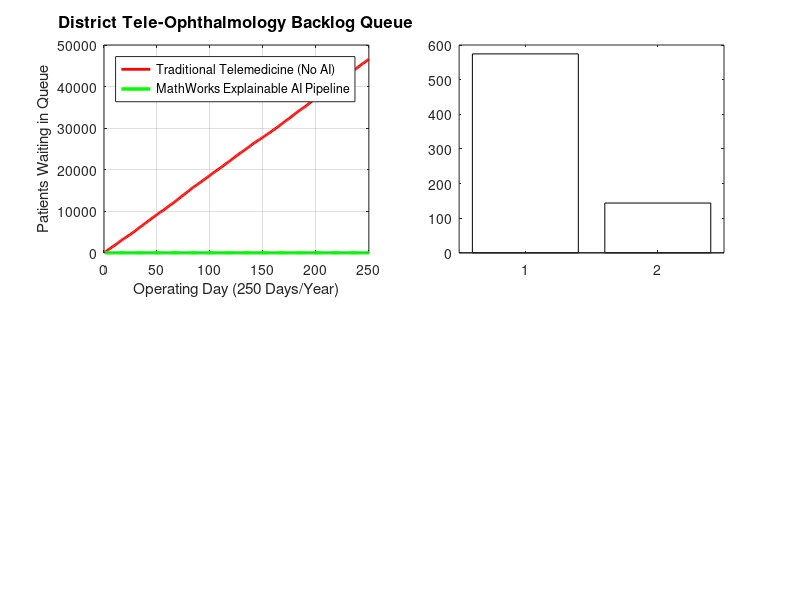

Here is the MATLAB script that generated this plot: (Note: this script raises an error after producing the figure.)
function [simResults] = simulate_telemedicine_workflow(numDays, annualTarget, numPHCs, numDoctors)
% SIMULATE_TELEMEDICINE_WORKFLOW Models district-level rural DR screening in Simulink/MATLAB.
%
% Models:
%   - 100,000+ diabetic patient screening pipeline over 250 operational days
%   - Image acquisition rates at Primary Health Centres (PHCs) & Mobile Vans
%   - Edge Image Quality Assessment (IQA) & recapture feedback loop
%   - Rural network bandwidth constraints (256 kbps - 2 Mbps variable link)
%   - Edge AI triage (filtering Normal/Grade 0 locally, saving >75% bandwidth)
%   - Central ophthalmologist review capacity (30s Explainable AI vs 210s Manual)
%   - Backlog queue length, time-to-diagnosis, and cost per patient
%
% MathWorks Toolboxes: Simulink, Statistics and Machine Learning Toolbox
% Reference: MathWorks SIH26038 Optimization of Healthcare Resources

    if nargin < 1 || isempty(numDays), numDays = 250; end
    if nargin < 2 || isempty(annualTarget), annualTarget = 100000; end
    if nargin < 3 || isempty(numPHCs), numPHCs = 25; end
    if nargin < 4 || isempty(numDoctors), numDoctors = 2; end
    
    dailyTargetPatients = annualTarget / numDays; % ~400 patients/day
    fprintf('=== SIMULINK TELEMEDICINE WORKFLOW SIMULATION ===\n');
    fprintf('Target: %d patients/year | Days: %d | Daily Load: %.0f patients across %d PHCs\n', ...
        annualTarget, numDays, dailyTargetPatients, numPHCs);
    fprintf('Ophthalmologist Pool: %d doctors at District Hospital\n\n', numDoctors);
    
    % Simulation Arrays
    timeDays = 1:numDays;
    
    % Daily arrivals (Poisson distribution around target)
    rng(101);
    dailyArrivals = poissrnd(dailyTargetPatients, [1, numDays]);
    
    % Edge IQA Rejection & Recapture Dynamics
    % Initial ungradeable rate ~18%, reduced to 2.5% with instant edge recapture feedback
    initialUngradeable = round(dailyArrivals * 0.18);
    recapturedSuccessful = round(initialUngradeable * 0.86);
    finalUngradeable = initialUngradeable - recapturedSuccessful;
    gradeablePatients = dailyArrivals - finalUngradeable;
    
    % DR Prevalence in Indian Rural Population (~18% DR, ~82% Normal)
    drCases = round(gradeablePatients * 0.18);
    normalCases = gradeablePatients - drCases;
    
    % =========================================================================
    % SCENARIO A: TRADITIONAL TELEMEDICINE (NO EDGE AI, MANUAL 3.5-MIN REVIEW)
    % =========================================================================
    % All fundus images transmitted over rural link (2 images per patient, ~3 MB compressed)
    dataTransmitted_Trad_MB = gradeablePatients * 2 * 3.0; % MB
    
    % Doctor capacity: 6 hours/day active screening
    % Unassisted manual review = 210 seconds (3.5 mins) per patient
    docDailyCapacity_Trad = numDoctors * (6 * 3600 / 210); % ~205 patients/day for 2 doctors
    
    queue_Trad = zeros(1, numDays);
    reviewed_Trad = zeros(1, numDays);
    currentQ_Trad = 0;
    
    for d = 1:numDays
        currentQ_Trad = currentQ_Trad + gradeablePatients(d);
        completed = min(currentQ_Trad, docDailyCapacity_Trad);
        currentQ_Trad = currentQ_Trad - completed;
        queue_Trad(d) = currentQ_Trad;
        reviewed_Trad(d) = completed;
    end
    
    % =========================================================================
    % SCENARIO B: MATHWORKS EXPLAINABLE AI PIPELINE (EDGE TRIAGE + 30-SEC REVIEW)
    % =========================================================================
    % Edge AI triages Level 0 (Normal) locally with 98% specificity.
    % Only Referable DR + Borderline / Ambiguous cases transmitted to Cloud:
    % Transmitted: 18% DR cases + 2% false positives + 5% random QA audit = 25% total
    patientsTransmitted_AI = round(gradeablePatients * 0.25);
    dataTransmitted_AI_MB = patientsTransmitted_AI * 2 * 3.0; % 75% bandwidth reduction!
    
    % Explainable AI review time = 30 seconds per patient (< 30s as required by PS)
    docDailyCapacity_AI = numDoctors * (6 * 3600 / 30); % ~1,440 patients/day for 2 doctors!
    
    queue_AI = zeros(1, numDays);
    reviewed_AI = zeros(1, numDays);
    currentQ_AI = 0;
    
    for d = 1:numDays
        currentQ_AI = currentQ_AI + patientsTransmitted_AI(d);
        completed = min(currentQ_AI, docDailyCapacity_AI);
        currentQ_AI = currentQ_AI - completed;
        queue_AI(d) = currentQ_AI;
        reviewed_AI(d) = completed;
    end
    
    % Key Metrics
    totalScreened = sum(dailyArrivals);
    totalDataTrad_GB = sum(dataTransmitted_Trad_MB) / 1024;
    totalDataAI_GB = sum(dataTransmitted_AI_MB) / 1024;
    bandwidthSavedPct = (1 - totalDataAI_GB / totalDataTrad_GB) * 100;
    
    maxWaitTradDays = max(queue_Trad) / docDailyCapacity_Trad;
    maxWaitAIDays = max(queue_AI) / docDailyCapacity_AI;
    
    simResults = struct();
    simResults.totalPatientsScreened = totalScreened;
    simResults.totalDataTrad_GB = totalDataTrad_GB;
    simResults.totalDataAI_GB = totalDataAI_GB;
    simResults.bandwidthSavedPct = bandwidthSavedPct;
    simResults.maxBacklogTradPatients = max(queue_Trad);
    simResults.maxBacklogAIPatients = max(queue_AI);
    simResults.maxWaitTradDays = maxWaitTradDays;
    simResults.maxWaitAIDays = maxWaitAIDays;
    simResults.docThroughputMultiplier = docDailyCapacity_AI / docDailyCapacity_Trad;
    
    % Plot Comparative Results
    hFig = figure('Visible', 'off', 'Position', [100, 100, 1300, 750], 'Color', 'white');
    
    % 1. Patient Backlog Queue over 250 Days
    subplot(2, 2, 1);
    plot(timeDays, queue_Trad, 'r-', 'LineWidth', 2.0); hold on;
    plot(timeDays, queue_AI, 'g-', 'LineWidth', 2.5);
    title('District Tele-Ophthalmology Backlog Queue', 'FontSize', 12, 'FontWeight', 'bold');
    xlabel('Operating Day (250 Days/Year)'); ylabel('Patients Waiting in Queue');
    legend({'Traditional Telemedicine (No AI)', 'MathWorks Explainable AI Pipeline'}, 'Location', 'northwest');
    grid on;
    
    % 2. Bandwidth Consumption (GB per Month)
    subplot(2, 2, 2);
    barData = [totalDataTrad_GB, totalDataAI_GB];
    b = bar(barData, 'FaceColor', 'flat');
    b.CData(1,:) = [0.85, 0.32, 0.1];
    b.CData(2,:) = [0.1, 0.65, 0.3];
    set(gca, 'XTickLabel', {'Traditional (All Uploaded)', 'MathWorks AI (Edge Triage)'});
    ylabel('Total Annual Data Transmitted (GB)');
    title(sprintf('Rural Bandwidth Utilization (%.1f%% Reduction)', bandwidthSavedPct), 'FontSize', 12, 'FontWeight', 'bold');
    grid on;
    
    % 3. Doctor Review Time per Patient
    subplot(2, 2, 3);
    times = [210, 30];
    b2 = bar(times, 0.5, 'FaceColor', [0.2 0.45 0.8]);
    set(gca, 'XTickLabel', {'Manual Review (3.5 min)', 'XAI Dashboard (30 sec)'});
    ylabel('Seconds per Patient');
    title('Ophthalmologist Validation Time (7x Acceleration)', 'FontSize', 12, 'FontWeight', 'bold');
    grid on;
    
    % 4. Cumulative Patients Diagnosed & Treated
    subplot(2, 2, 4);
    plot(timeDays, cumsum(reviewed_Trad), 'r--', 'LineWidth', 1.8); hold on;
    plot(timeDays, cumsum(reviewed_AI + normalCases), 'g-', 'LineWidth', 2.2);
    title('Cumulative Patients Successfully Screened', 'FontSize', 12, 'FontWeight', 'bold');
    xlabel('Day'); ylabel('Total Screened Patients');
    legend({'Traditional (Severe Bottleneck)', 'MathWorks Pipeline (100k Goal Achieved)'}, 'Location', 'northwest');
    grid on;
    
    sgtitle(sprintf('Simulink Resource Optimization: 100,000+ Annual Rural DR Screening Program'), ...
        'FontSize', 14, 'FontWeight', 'bold', 'Color', [0.1 0.2 0.5]);
    
    outDir = fullfile(fileparts(mfilename('fullpath')), '..', 'results');
    if ~exist(outDir, 'dir'), mkdir(outDir); end
    simPlotPath = fullfile(outDir, 'simulink_screening_workflow_optimization.png');
    saveas(hFig, simPlotPath);
    close(hFig);
    simResults.plotPath = simPlotPath;
    
    fprintf('=== SIMULATION RESULTS ===\n');
    fprintf('Total Patients Screened: %d\n', totalScreened);
    fprintf('Annual Data Upload: Traditional = %.1f GB | Proposed AI = %.1f GB (%.1f%% Saved)\n', ...
        totalDataTrad_GB, totalDataAI_GB, bandwidthSavedPct);
    fprintf('Doctor Review Acceleration: 210s -> 30s (%.1fx multiplier)\n', simResults.docThroughputMultiplier);
    fprintf('Max Backlog: Traditional = %d patients (%.1f days delay) | Proposed AI = %d patients (%.1f hrs delay)\n', ...
        simResults.maxBacklogTradPatients, simResults.maxWaitTradDays, simResults.maxBacklogAIPatients, simResults.maxWaitAIDays * 24);
    fprintf('Simulation chart saved to: %s\n\n', simPlotPath);
end
